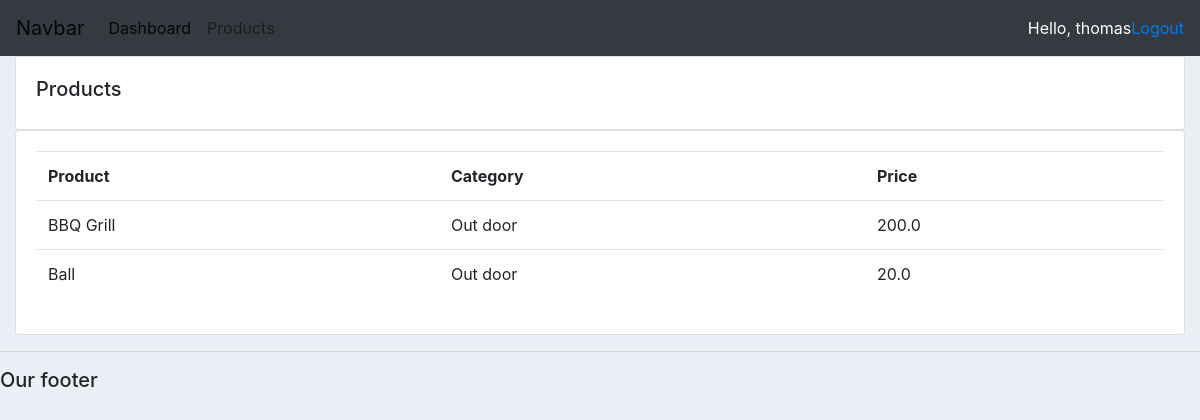
Screenshot of /products/ (signed in) with the database file from the repository.
### accounts/models.py (models this page shows, shortened)
class Product(models.Model):
    CATEGORY = (
        ('Indoor', 'Indoor'),
        ('Out door', 'Out door'),
    )
    name = models.CharField(max_length=200, null=True)
    price = models.FloatField(null=True)
    category = models.CharField(max_length=200, null=True, choices=CATEGORY)
    description = models.CharField(max_length=200, null=True, blank=True)
    date_created = models.DateTimeField(auto_now_add=True, null=True)
    tags = models.ManyToManyField(Tag)

### accounts/views.py (the view)
# urls.py: path('products/', views.products, name="products"),
def products(request):
    products = Product.objects.all()
    return render(request, 'accounts/products.html', {'products': products})

### accounts/templates/accounts/products.html
{% extends 'accounts/base.html' %}
{% block content %}
<div class="container-fluid">
    <div class="row">
        <div class="col">
            <div class="card card-body">
                <h5>Products</h5>
            </div>
            <div class="card card-body">
                <table class="table">
                    <tr>
                        <th>Product</th>
                        <th>Category</th>
                        <th>Price</th>
                    </tr>
                    {% for product in products %}
                        <tr>
                            <td>{{product.name}}</td>
                            <td>{{product.category}}</td>
                            <td>{{product.price}}</td>
                        </tr>
                    {% endfor %}
                </table>
            </div>
        </div>
    </div>
</div>
{% endblock %}

### accounts/templates/accounts/navbar.html (shortened to what this page needs)
<nav class="navbar navbar-expand-lg navbar-light bg-dark">
    <a class="navbar-brand" href="#">Navbar</a>
    <div class="collapse navbar-collapse" id="navbarNav">
        <ul class="navbar-nav">
            <li class="nav-item active">
                <a class="nav-link" href="{% url 'home' %}">Dashboard</a>
            </li>
            <li class="nav-item">
                <a class="nav-link" href="{% url 'products' %}">Products</a>
            </li>
        </ul>
    </div>
    <span class="text-white">Hello, {{request.user}}</span>
    <span><a href="{% url 'logout' %}">Logout</a></span>
</nav>

### static/css/main.css (style rules this page uses)
body { background-color: #ebeff5 }

### rows the page displays
Product: name "BBQ Grill", category "Out door", price "200.0"
Product: name "Ball", category "Out door", price "20.0"

### other values shown
{{ request.user }} "thomas"
